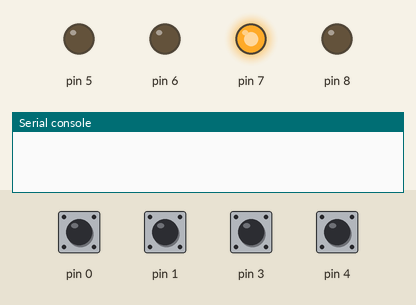
Simulated run of this program. Board: MicroPython board. On the bench: output pins drawn as LEDs (lit = HIGH), the last lines printed to the serial console. Inputs (shaded band) come from the test bench; at power-on: pin 0, pin 1, pin 3, pin 4 HIGH.

Above: at 1.2 s.
1.3 s: pin 3 pulled LOW for 0.15 s
At 2.6 s:
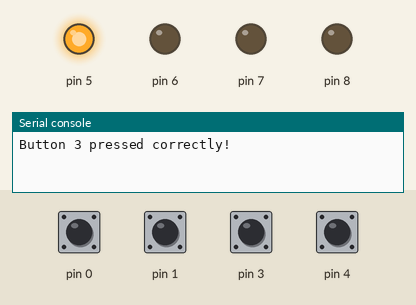
2.9 s: pin 0 pulled LOW for 0.15 s
At 4.0 s:
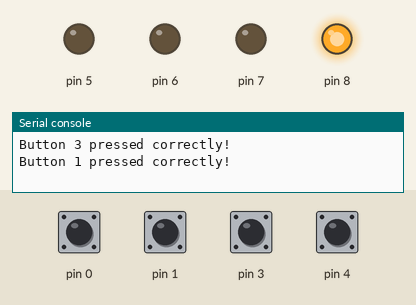
4.5 s: pin 4 pulled LOW for 0.15 s
At 5.3 s:
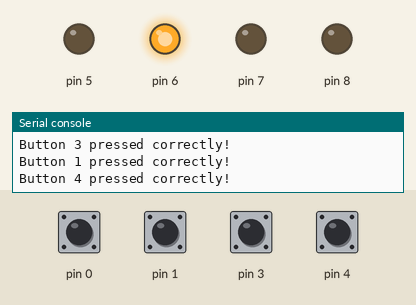
8.6 s: pin 1 pulled LOW for 0.15 s
At 9.6 s:
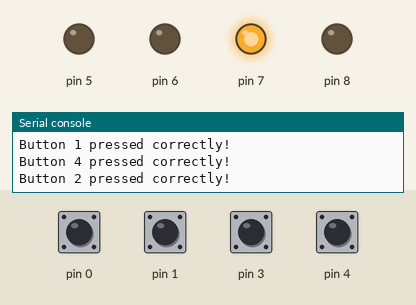
10.2 s: pin 3 pulled LOW for 1 s
At 12.0 s:
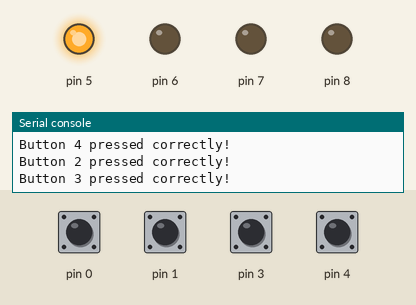
Timing chart, 0 to 13.5 s (numbered marks = the images above; inputs shaded):
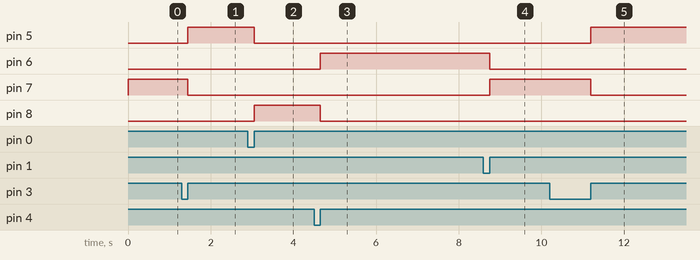

Measured:
- after the input at 1.3 s, pin 5: LOW → HIGH after 0.15 s; pin 7: HIGH → LOW after 0.15 s
- after the input at 2.9 s, pin 5: HIGH → LOW after 0.15 s; pin 8: LOW → HIGH after 0.15 s
- after the input at 4.5 s, pin 6: LOW → HIGH after 0.15 s; pin 8: HIGH → LOW after 0.15 s
- after the input at 8.6 s, pin 6: HIGH → LOW after 0.15 s; pin 7: LOW → HIGH after 0.15 s
- after the input at 10.2 s, pin 5: LOW → HIGH after 1.0 s; pin 7: HIGH → LOW after 1.0 s

The program:

_rex_buttons.py
```python
from machine import Pin
import time

class ButtonHandler:
    def __init__(self, pin_name, button_id, led_pin, sequence_controller=None, debounce_ms=400):
        self.pin = Pin(pin_name, Pin.IN, Pin.PULL_UP)  # Button pin
        self.led = Pin(led_pin, Pin.OUT)              # LED pin
        self.button_id = button_id                   # Unique button ID
        self.sequence_controller = sequence_controller  # Sequence manager (can be None initially)
        self.last_time = 0                           # For debouncing
        self.debounce_ms = debounce_ms
        self.pin.irq(trigger=Pin.IRQ_RISING, handler=self.callback)

    def activate_led(self):
        """Turn the LED on."""
        self.led.on()

    def deactivate_led(self):
        """Turn the LED off."""
        self.led.off()

    def callback(self, p):
        """Handle button press."""
        current_time = time.ticks_ms()
        if time.ticks_diff(current_time, self.last_time) > self.debounce_ms:
            if self.sequence_controller and self.sequence_controller.is_correct_button(self.button_id):
                print(f'Button {self.button_id} pressed correctly!')
                self.deactivate_led()  # Turn off the LED
                self.sequence_controller.advance_sequence()  # Move to the next button
            else:
                print(f'Button {self.button_id} pressed out of sequence.')
            self.last_time = current_time


class SequenceController:
    def __init__(self, buttons, sequence):
        self.buttons = buttons
        self.sequence = sequence  # User-defined sequence of button IDs
        self.current_index = 0    # Start with the first button in the sequence

    def activate_current_button(self):
        """Activate the LED for the current button in the sequence."""
        if self.buttons:
            current_button = self.get_button_by_id(self.sequence[self.current_index])
            current_button.activate_led()

    def is_correct_button(self, button_id):
        """Check if the pressed button matches the active button."""
        return self.sequence[self.current_index] == button_id

    def advance_sequence(self):
        """Move to the next button in the sequence."""
        if self.buttons:
            self.current_index = (self.current_index + 1) % len(self.sequence)  # Wrap around
            self.activate_current_button()

    def get_button_by_id(self, button_id):
        """Find the button handler by its ID."""
        for button in self.buttons:
            if button.button_id == button_id:
                return button
        raise ValueError(f"Button with ID {button_id} not found")


# Define button pins, unique IDs, and LED pins
button_definitions = [
    {"pin": "GPIO0", "id": 1, "led_pin": "GPIO5"},
    {"pin": "GPIO1", "id": 2, "led_pin": "GPIO6"},
    {"pin": "GPIO3", "id": 3, "led_pin": "GPIO7"},
    {"pin": "GPIO4", "id": 4, "led_pin": "GPIO8"},
]

# Create button handlers without sequence controller initially
button_handlers = [ButtonHandler(btn["pin"], btn["id"], btn["led_pin"]) for btn in button_definitions]

# Define a custom sequence of button IDs
custom_sequence = [3, 1, 4, 2]  # Example: Button 3 → Button 1 → Button 4 → Button 2

# Create the sequence controller with the custom sequence and assign it to button handlers
sequence_controller = SequenceController(button_handlers, custom_sequence)
for handler in button_handlers:
    handler.sequence_controller = sequence_controller

# Activate the first button in the custom sequence
sequence_controller.activate_current_button()
```
